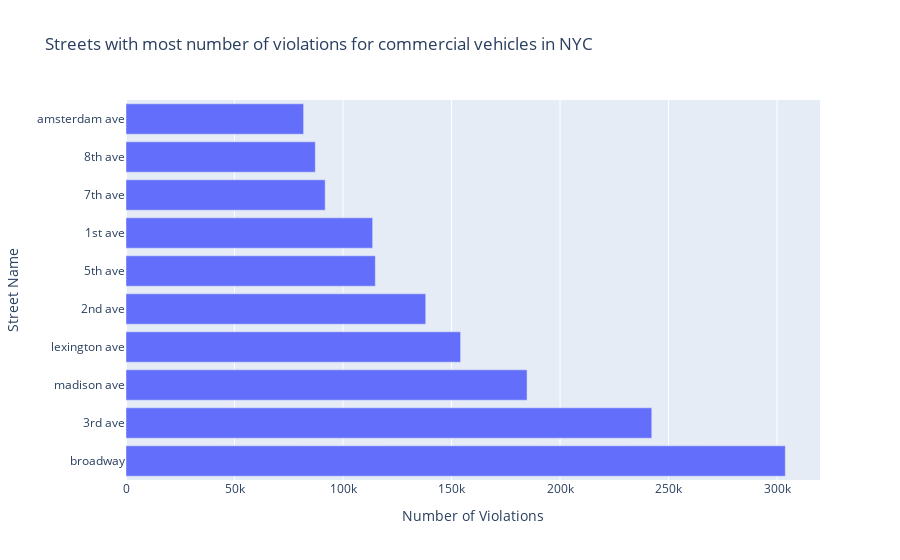

Source (notebook cell):
### Code cell
fig = px.bar(nyc_name_street_com, x="plate_id", y="street_name", labels={
                     "street_name" : "Street Name",
                     "plate_id" : "Number of Violations"
             },title="Streets with most number of violations for commercial vehicles in NYC")
fig.show()

### Figure 1 — Plotly figure (JSON) as saved in the notebook; plotly's stock layout.template omitted (floating-point values rounded to 4 significant figures)
{"data": [{"alignmentgroup": "True", "hovertemplate": "Number of Violations=%{x}<br>Street Name=%{y}<extra></extra>", "legendgroup": "", "marker": {"color": "#636efa", "pattern": {"shape": ""}}, "name": "", "offsetgroup": "", "orientation": "h", "showlegend": false, "textposition": "auto", "type": "bar", "x": [303796, 242269, 184802, 154179, 138108, 114887, 113652, 91779, 87229, 81847], "xaxis": "x", "y": ["broadway", "3rd ave", "madison ave", "lexington ave", "2nd ave", "5th ave", "1st ave", "7th ave", "8th ave", "amsterdam ave"], "yaxis": "y"}], "layout": {"barmode": "relative", "legend": {"tracegroupgap": 0}, "title": {"text": "Streets with most number of violations for commercial vehicles in NYC"}, "xaxis": {"anchor": "y", "domain": [0, 1], "title": {"text": "Number of Violations"}}, "yaxis": {"anchor": "x", "domain": [0, 1], "title": {"text": "Street Name"}}}}
